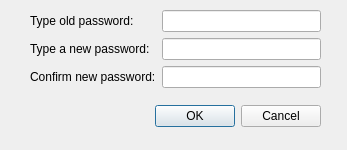
<?xml version="1.0" encoding="UTF-8"?>
<ui version="4.0">
 <class>MasterDialog</class>
 <widget class="QDialog" name="MasterDialog">
  <property name="geometry">
   <rect>
    <x>0</x>
    <y>0</y>
    <width>347</width>
    <height>150</height>
   </rect>
  </property>
  <property name="windowTitle">
   <string>Set a Master Password</string>
  </property>
  <property name="modal">
   <bool>true</bool>
  </property>
  <widget class="QWidget" name="layoutWidget">
   <property name="geometry">
    <rect>
     <x>30</x>
     <y>100</y>
     <width>291</width>
     <height>33</height>
    </rect>
   </property>
   <layout class="QHBoxLayout" name="MHLayout">
    <property name="spacing">
     <number>6</number>
    </property>
    <property name="margin">
     <number>0</number>
    </property>
    <item>
     <spacer name="MSpacer">
      <property name="orientation">
       <enum>Qt::Horizontal</enum>
      </property>
      <property name="sizeHint" stdset="0">
       <size>
        <width>131</width>
        <height>31</height>
       </size>
      </property>
     </spacer>
    </item>
    <item>
     <widget class="QPushButton" name="okButton">
      <property name="text">
       <string>OK</string>
      </property>
     </widget>
    </item>
    <item>
     <widget class="QPushButton" name="cancelButton">
      <property name="text">
       <string>Cancel</string>
      </property>
     </widget>
    </item>
   </layout>
  </widget>
  <widget class="QWidget" name="QWMasterPw">
   <property name="geometry">
    <rect>
     <x>30</x>
     <y>10</y>
     <width>291</width>
     <height>110</height>
    </rect>
   </property>
   <layout class="QFormLayout" name="formLayout">
    <item row="0" column="0">
     <widget class="QLabel" name="label">
      <property name="text">
       <string>Type old password:</string>
      </property>
     </widget>
    </item>
    <item row="0" column="1">
     <widget class="QLineEdit" name="txtOld"/>
    </item>
    <item row="1" column="0">
     <widget class="QLabel" name="label_2">
      <property name="text">
       <string>Type a new password:</string>
      </property>
     </widget>
    </item>
    <item row="1" column="1">
     <widget class="QLineEdit" name="txtNew">
      <property name="echoMode">
       <enum>QLineEdit::Password</enum>
      </property>
     </widget>
    </item>
    <item row="2" column="0">
     <widget class="QLabel" name="label_3">
      <property name="text">
       <string>Confirm new password:</string>
      </property>
     </widget>
    </item>
    <item row="2" column="1">
     <widget class="QLineEdit" name="txtConfirm">
      <property name="echoMode">
       <enum>QLineEdit::Password</enum>
      </property>
     </widget>
    </item>
   </layout>
  </widget>
 </widget>
 <resources/>
 <connections>
  <connection>
   <sender>okButton</sender>
   <signal>clicked()</signal>
   <receiver>MasterDialog</receiver>
   <slot>accept()</slot>
   <hints>
    <hint type="sourcelabel">
     <x>278</x>
     <y>253</y>
    </hint>
    <hint type="destinationlabel">
     <x>96</x>
     <y>254</y>
    </hint>
   </hints>
  </connection>
  <connection>
   <sender>cancelButton</sender>
   <signal>clicked()</signal>
   <receiver>MasterDialog</receiver>
   <slot>reject()</slot>
   <hints>
    <hint type="sourcelabel">
     <x>369</x>
     <y>253</y>
    </hint>
    <hint type="destinationlabel">
     <x>179</x>
     <y>282</y>
    </hint>
   </hints>
  </connection>
 </connections>
</ui>
